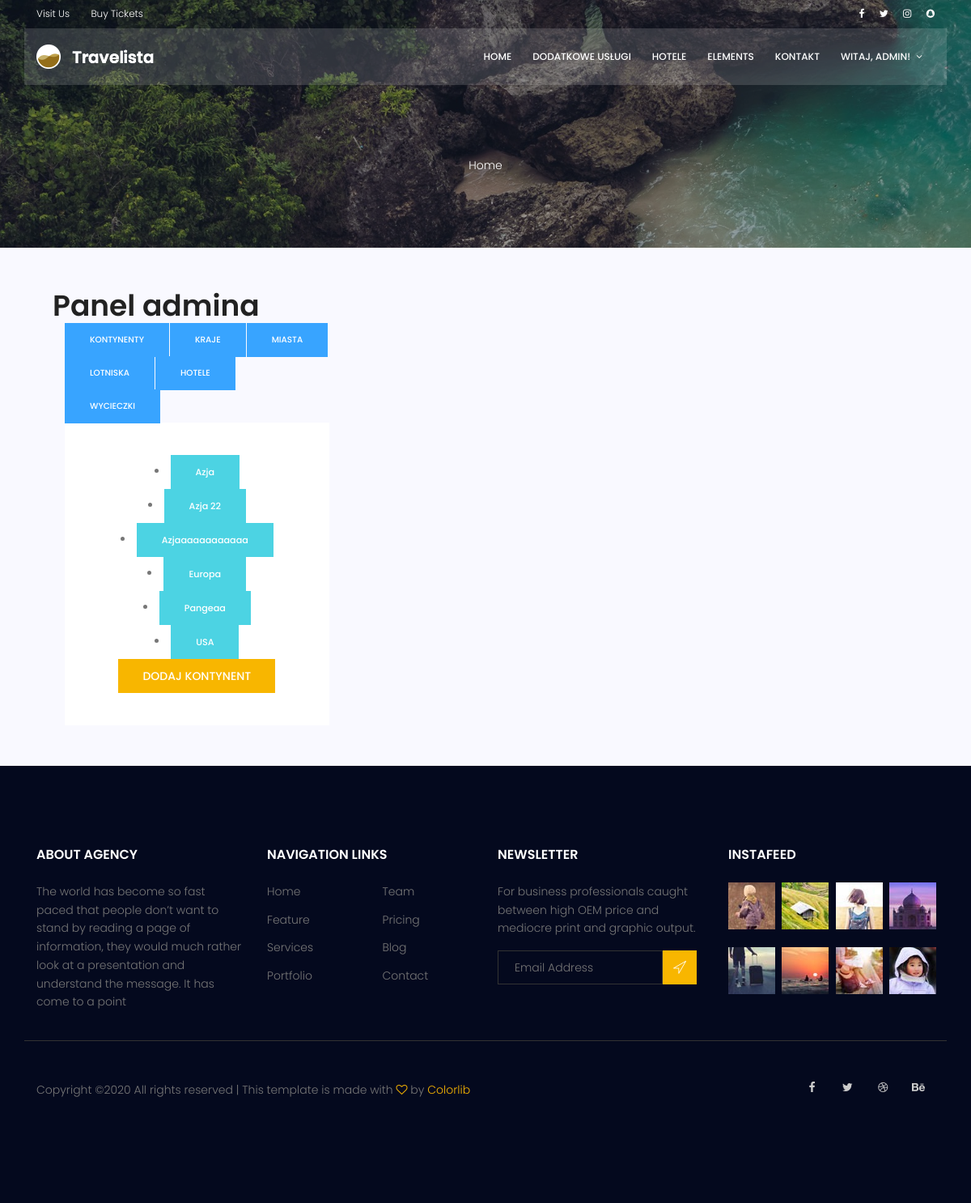
Page /core/admin_list/ (signed in) on the committed database.
### core/models.py (models this page shows)
class Continent(models.Model):
    name = models.CharField(max_length=50)
    class Meta:
        ordering = ['name']
    def __str__(self):
        return self.name

### core/views.py (the view)
# urls.py: path('admin_list/', AdminListView.as_view(), name='admin_list'),
class AdminListView(PermissionRequiredMixin, ListView):
    permission_required = 'core.view_trip'
    model = Trip
    template_name = 'core/admin_list.html'
    def get_context_data(self, *, object_list=None, **kwargs):
        context = super(AdminListView, self).get_context_data(**kwargs)
        context['continents'] = Continent.objects.all()
        context['countries'] = Country.objects.all()
        context['cities'] = City.objects.all()
        context['hotels'] = Hotel.objects.all()
        context['airports'] = Airport.objects.all()
        context['trips'] = Trip.objects.all()
        return context

### core/models.py (called while the page is built)
    def __str__(self):
        return self.name

    def __str__(self):
        return self.name

    def __str__(self):
        return self.name

    def __str__(self):
        return self.name

    def __str__(self):
        return f"Z: {self.departure_city} do: {self.arrival_city}. Data wyjazdu: {self.departure_date} " \
               f"Data odlotu: {self.return_date}"

### core/templates/core/admin_list.html (shortened to what this page needs)
{% load static %}
{% load core_extras %}
<body>
<!DOCTYPE html>
<html lang="zxx" class="no-js">
<head>
    <link rel="stylesheet" href="{% static 'css/linearicons.css' %}">
    <link rel="stylesheet" href="{% static 'css/font-awesome.min.css' %}">
    <link rel="stylesheet" href="{% static 'css/bootstrap.css' %}">
    <link rel="stylesheet" href="{% static 'css/magnific-popup.css' %}">
    <link rel="stylesheet" href="{% static 'css/jquery-ui.css' %}">
    <link rel="stylesheet" href="{% static 'css/nice-select.css' %}">
    <link rel="stylesheet" href="{% static 'css/animate.min.css' %}">
    <link rel="stylesheet" href="{% static 'css/owl.carousel.css' %}">
    <link rel="stylesheet" href="{% static 'css/main.css' %}">
</head>
<body>
<header id="header">
    <div class="header-top">
        <div class="container">
            <div class="row align-items-center">
                <div class="col-lg-6 col-sm-6 col-6 header-top-left">
                    <ul>
                        <li><a target="_blank" href="https://www.google.com/maps/place/Gda%C5%84sk/@54.3612063,18.5499451,11z/data=!3m1!4b1!4m5!3m4!1s0x46fd731c14d4fa6f:0x9bb9fbf163b7be8d!8m2!3d54.3520252!4d18.6466384" >
                            Visit Us</a></li>
                        <li><a target="_blank" href="https://www.skyscanner.pl/">Buy Tickets</a></li>
                    </ul>
                </div>
                <div class="col-lg-6 col-sm-6 col-6 header-top-right">
                    <div class="header-social">
                        <a href="https://www.facebook.com/" target="_blank"><i class="fa fa-facebook"></i></a>
                        <a href="https://www.twitter.com/" target="_blank"><i class="fa fa-twitter"></i></a>
                        <a href="https://www.instagram.com/" target="_blank"><i class="fa fa-instagram"></i></a>
                        <a href="https://www.snapchat.com/" target="_blank"><i class="fa fa-snapchat"></i></a>
                    </div>
                </div>
            </div>
        </div>
    </div>
    <div class="container main-menu">
        <div class="row align-items-center justify-content-between d-flex">
            <div id="logo">
                <a href="{% url 'trip_list' %}"><img src="{% static 'img/logo.png' %}" alt="" title=""/></a>
            </div>
            <nav id="nav-menu-container">
                <ul class="nav-menu">
                    <li><a href="{% url 'trip_list' %}">Home</a></li>
                    <li><a href="{% url 'core:about' %}">Dodatkowe usługi</a></li>
                    <li><a href="{% url 'core:hotels' %}">Hotele</a></li>
                     <li><a href="{% url 'core:elements' %}">Elements</a></li>
                    <li><a href="{% url 'core:contact' %}">Kontakt</a></li>
                    {% if user.is_authenticated %}
                    <li class="menu-has-children"><a href=#>Witaj, {{ user }}!</a>
                    </li>
                    {% endif %}
                </ul>
            </nav>
        </div>
    </div>
</header>
<section class="about-banner relative" >
    <div class="overlay overlay-bg"></div>
    <div class="container">
        <div class="row d-flex align-items-center justify-content-center">
            <div class="about-content col-lg-12">
<br>
                <p class="text-white link-nav"><a href="{% url 'trip_list' %}">Home </a></p>
            </div>
        </div>
    </div>
</section>
<section class="destinations-area section-gap" style="padding: 50px">
    <div class="container" >
        <div class="whole-wrap">
            <h1>Panel admina</h1>
            <div class="col-lg-4 col-md-6 banner-right">
                <ul class="nav nav-tabs" id="myTab" role="tablist">
                    <li class="nav-item">
                        <a class="nav-link genric-btn info" id="continent-tab" data-toggle="tab" href="#continent" role="tab"
                           aria-controls="continent" aria-selected="true">Kontynenty</a>
                    </li>
                    <li class="nav-item">
                        <a class="nav-link genric-btn info" id="country-tab" data-toggle="tab" href="#country" role="tab"
                           aria-controls="country" aria-selected="false">Kraje</a>
                    </li>
                    <li class="nav-item">
                        <a class="nav-link genric-btn info" id="city-tab" data-toggle="tab" href="#city" role="tab"
                           aria-controls="city" aria-selected="false">Miasta</a>
                    </li>
                    <li class="nav-item">
                        <a class="nav-link genric-btn info" id="airport-tab" data-toggle="tab" href="#airport" role="tab"
                           aria-controls="airport" aria-selected="false">Lotniska</a>
                    </li>
                    <li class="nav-item">
                        <a class="nav-link genric-btn info" id="hotel-tab" data-toggle="tab" href="#hotel" role="tab"
                           aria-controls="hotel" aria-selected="false">Hotele</a>
                    </li>                    <li class="nav-item">
                        <a class="nav-link genric-btn info" id="trip-tab" data-toggle="tab" href="#trip" role="tab"
                           aria-controls="trip" aria-selected="false">Wycieczki</a>
                    </li>
                </ul>
                <div class="tab-content" id="myTabContent">
                    <div class="tab-pane fade show active" id="continent" role="tabpanel" aria-labelledby="continent-tab">
                        <div class="form-wrap">
                            {% for continent in continents %}
                            <un>
                                <li><a href="{% url 'core:admin_continent_details' pk=continent.id %}" class="genric-btn success">{{ continent }}</a></li>
                            {% endfor %}
                            </un>
                                <a href="{% url 'core:add_continent' %}" class="primary-btn text-uppercase">Dodaj kontynent</a>
                        </div>
                    </div>
                </div>
            </div>
            </div>
        </div>
</section>
<footer class="footer-area section-gap">
    <div class="container">
        <div class="row">
            <div class="col-lg-3  col-md-6 col-sm-6">
                <div class="single-footer-widget">
                    <h6>About Agency</h6>
                    <p>
                        The world has become so fast paced that people don’t want to stand by reading a page of
                        information, they would much rather look at a presentation and understand the message. It has
                        come to a point
                    </p>
                </div>
            </div>
            <div class="col-lg-3 col-md-6 col-sm-6">
                <div class="single-footer-widget">
                    <h6>Navigation Links</h6>
                    <div class="row">
                        <div class="col">
                            <ul>
                                <li><a href="{% url 'trip_list' %}">Home</a></li>
                                <li><a href="#">Feature</a></li>
                                <li><a href="#">Services</a></li>
                                <li><a href="#">Portfolio</a></li>
                            </ul>
                        </div>
                        <div class="col">
                            <ul>
                                <li><a href="#">Team</a></li>
                                <li><a href="#">Pricing</a></li>
                                <li><a href="#">Blog</a></li>
                                <li><a href="#">Contact</a></li>
                            </ul>
                        </div>
                    </div>
                </div>
            </div>
            <div class="col-lg-3  col-md-6 col-sm-6">
                <div class="single-footer-widget">
                    <h6>Newsletter</h6>
                    <p>
                        For business professionals caught between high OEM price and mediocre print and graphic output.
                    </p>
                    <div id="mc_embed_signup">
                        <form target="_blank"
                              action="https://spondonit.us12.list-manage.com/subscribe/post?u=1462626880ade1ac87bd9c93a&amp;id=92a4423d01"
                              method="get" class="subscription relative">
                            <div class="input-group d-flex flex-row">
                                <input name="EMAIL" placeholder="Email Address" onfocus="this.placeholder = ''"
                                       onblur="this.placeholder = 'Email Address '" required="" type="email">
                                <button class="btn bb-btn"><span class="lnr lnr-location"></span></button>
                            </div>
                        </form>
                    </div>
                </div>
            </div>
            <div class="col-lg-3  col-md-6 col-sm-6">
                <div class="single-footer-widget mail-chimp">
                    <h6 class="mb-20">InstaFeed</h6>
                    <ul class="instafeed d-flex flex-wrap">
                        <li><img src="{% static 'img/i1.jpg' %}" alt=""></li>
                        <li><img src="{% static 'img/i2.jpg' %}" alt=""></li>
                        <li><img src="{% static 'img/i3.jpg' %}" alt=""></li>
                        <li><img src="{% static 'img/i4.jpg' %}" alt=""></li>
                        <li><img src="{% static 'img/i5.jpg' %}" alt=""></li>
                        <li><img src="{% static 'img/i6.jpg' %}" alt=""></li>
                        <li><img src="{% static 'img/i7.jpg' %}" alt=""></li>
                        <li><img src="{% static 'img/i8.jpg' %}" alt=""></li>
                    </ul>
                </div>
            </div>
        </div>
        <div class="row footer-bottom d-flex justify-content-between align-items-center">
            <p class="col-lg-8 col-sm-12 footer-text m-0">
                Copyright &copy;<script>document.write(new Date().getFullYear());</script>
                All rights reserved | This template is made with <i class="fa fa-heart-o" aria-hidden="true"></i> by <a
                    href="https://colorlib.com" target="_blank">Colorlib</a>
                </p>
            <div class="col-lg-4 col-sm-12 footer-social">
                <a href="#"><i class="fa fa-facebook"></i></a>
                <a href="#"><i class="fa fa-twitter"></i></a>
                <a href="#"><i class="fa fa-dribbble"></i></a>
                <a href="#"><i class="fa fa-behance"></i></a>
            </div>
        </div>
    </div>
</footer>
</body>
</html>
</body>
</html>

### rows in the picture
Continent: name "Azja"
Continent: name "Azja 22"
Continent: name "Azjaaaaaaaaaaaa"
Continent: name "Europa"
Continent: name "Pangeaa"
Continent: name "USA"

### other values in the picture
{{ user }} "ADMIN"
